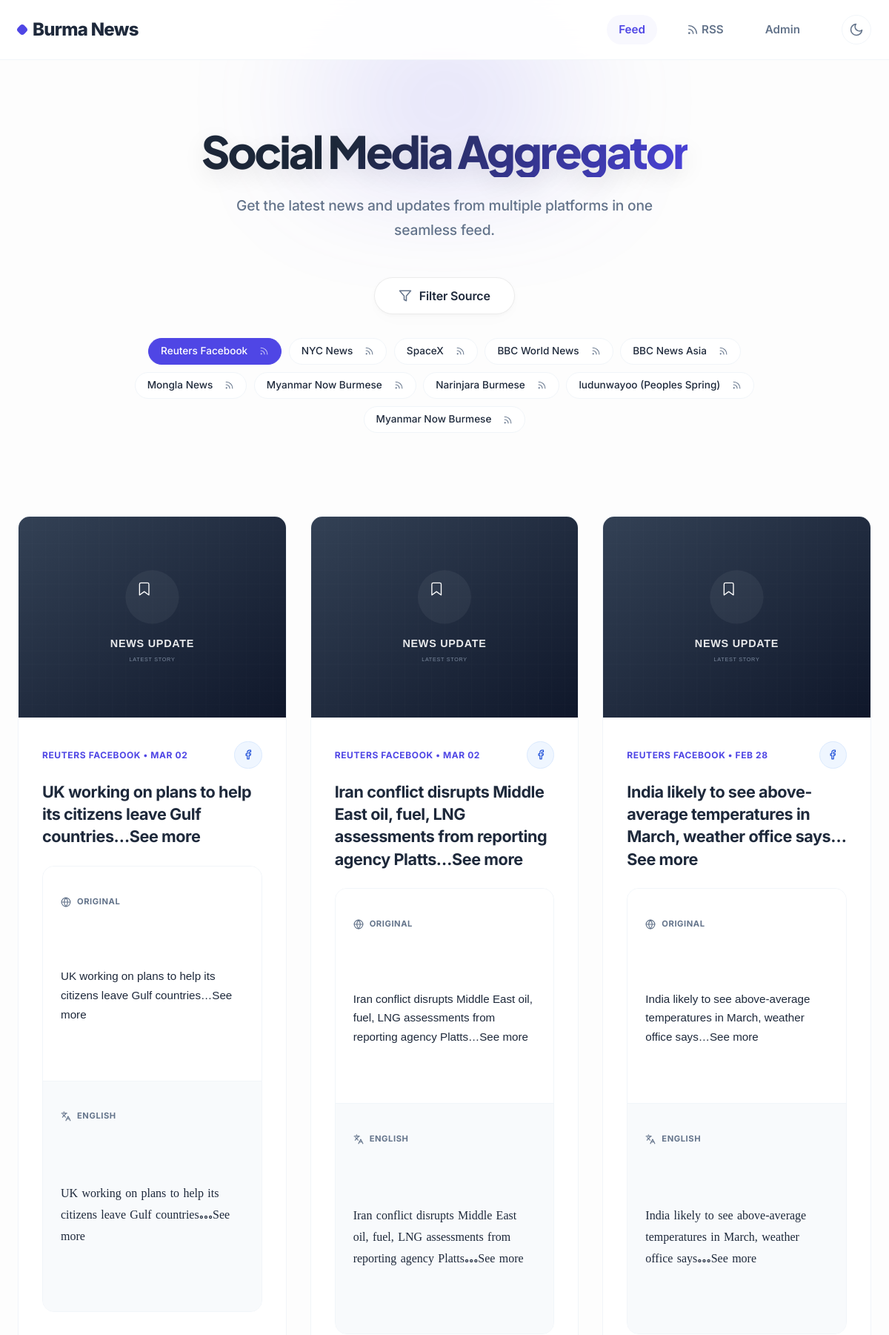
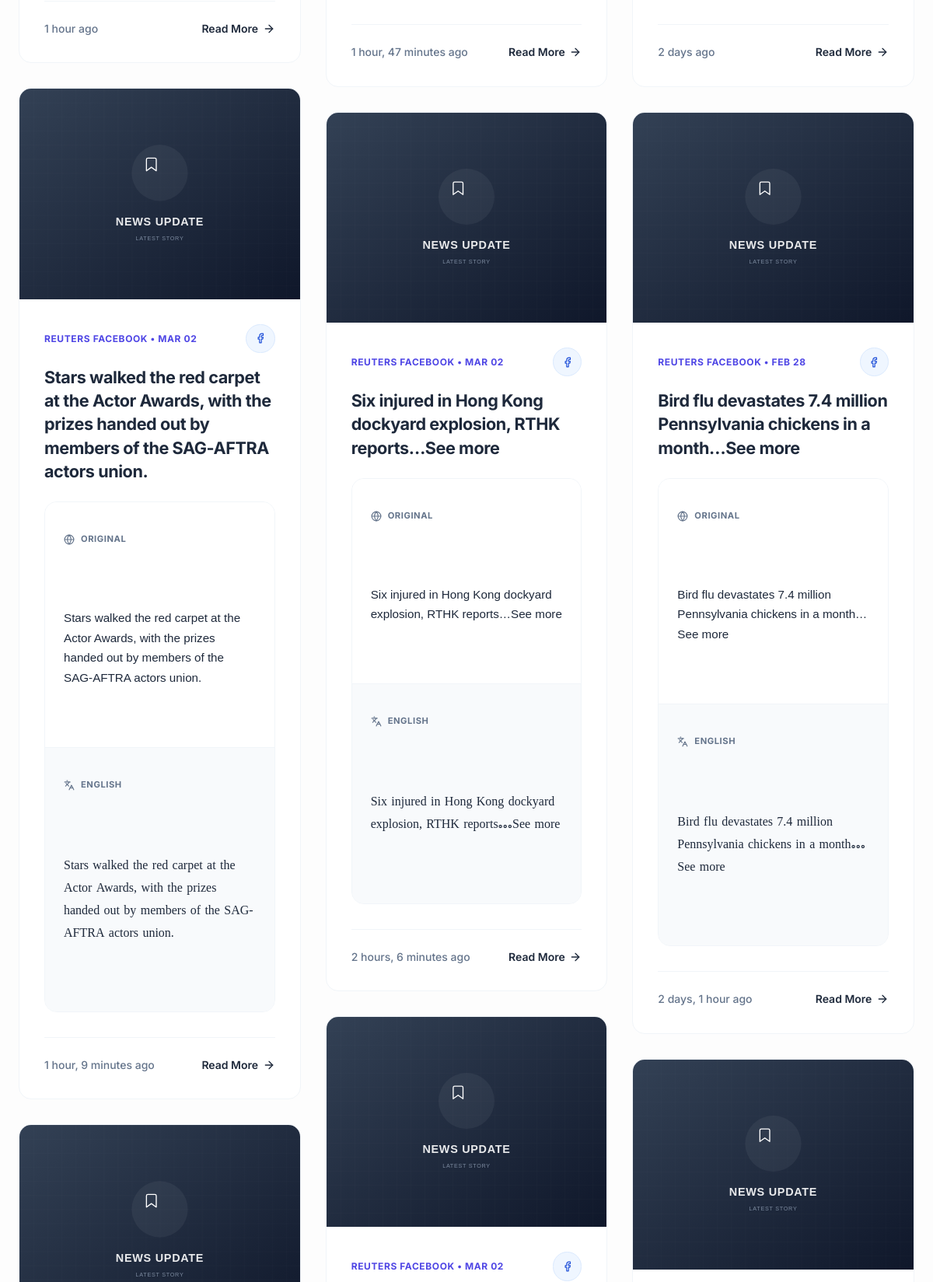
Screenshot of /?source=4 (upper part) with the database file from the repository (2 pictures, top to bottom).
### aggregator/models.py (models this page shows, shortened)
class Source(models.Model):
    SOURCE_TYPES = [
        ('RSS', 'RSS'),
        ('FACEBOOK', 'Facebook'),
        ('TWITTER', 'X'),
        ('TELEGRAM', 'Telegram'),
    ]
    name = models.CharField(max_length=200)
    url = models.URLField(help_text="URL of the specific feed or page source")
    source_type = models.CharField(max_length=20, choices=SOURCE_TYPES, default='RSS')
    is_active = models.BooleanField(default=True)
    icon_url = models.URLField(blank=True, null=True, help_text="Optional icon URL")

class Post(models.Model):
    source = models.ForeignKey(Source, on_delete=models.CASCADE, related_name='posts')
    title = models.CharField(max_length=500)
    original_content = models.TextField()
    translated_content = models.TextField(blank=True, null=True)
    url = models.URLField(unique=True)
    image_url = models.URLField(max_length=500, blank=True, null=True)
    published_date = models.DateTimeField()
    created_at = models.DateTimeField(auto_now_add=True)
    @property
    def display_image_url(self):
        if self.image_url:
            return self.image_url
        import re
        img_match = re.search(r'<img [^>]*src="([^"]+)"', self.original_content)
        if img_match:
            return img_match.group(1)
        from django.templatetags.static import static
        if self.source.source_type == 'FACEBOOK':
            return '/static/aggregator/images/placeholder_social.svg'
        elif self.source.source_type == 'TWITTER':
            return '/static/aggregator/images/placeholder_twitter.svg'
        elif self.source.source_type == 'TELEGRAM':
            return '/static/aggregator/images/placeholder_telegram.svg'
        else:
            return '/static/aggregator/images/placeholder_news.svg'
    class Meta:
        ordering = ['-published_date']

### aggregator/views.py (the view)
# urls.py: path('', views.index, name='index'),
def index(request):
    source_id = request.GET.get('source')
    source_type = request.GET.get('type')
    posts_list = Post.objects.all()
    if source_id:
        posts_list = posts_list.filter(source__id=source_id)
    if source_type:
        posts_list = posts_list.filter(source__source_type=source_type)
    paginator = Paginator(posts_list, 20) # Show 20 contacts per page.
    page_number = request.GET.get('page')
    page_obj = paginator.get_page(page_number)
    custom_range = paginator.get_elided_page_range(page_obj.number, on_each_side=2, on_ends=1)
    sources = Source.objects.filter(is_active=True)
    return render(request, 'aggregator/index.html', {
        'page_obj': page_obj,
        'custom_range': custom_range,
        'sources': sources,
        'current_source_type': source_type
    })

### aggregator/templates/aggregator/index.html (shortened to what this page needs)
{% extends 'aggregator/base.html' %}
{% block content %}
<div class="feed-header-wrapper">
    <div class="feed-header-bg-glow"></div>
    <h1 class="feed-title">Social Media Aggregator</h1>
    <p class="feed-subtitle">Get the latest news and updates from multiple platforms in one seamless feed.</p>
    <div class="premium-filter-container">
        <button class="premium-btn" onclick="document.getElementById('filterDropdown').classList.toggle('show')">
            <svg xmlns="http://www.w3.org/2000/svg" width="18" height="18" viewBox="0 0 24 24" fill="none"
                stroke="currentColor" stroke-width="2" stroke-linecap="round" stroke-linejoin="round">
                <polygon points="22 3 2 3 10 12.46 10 19 14 21 14 12.46 22 3" />
            </svg>
            <span>Filter Source</span>
        </button>
    </div>
    <div class="source-tags-container">
        {% for source in sources %}
        <div class="source-tag {% if request.GET.source|add:'0' == source.id %}active{% endif %}">
            <a href="?source={{ source.id }}" class="source-tag-name">
                {{ source.name }}
            </a>
            <button class="source-tag-rss"
                onclick="copySourceRss('{{ request.scheme }}://{{ request.get_host }}/feed/rss?source={{ source.id }}&format=xml', this)"
                title="Copy RSS" aria-label="Copy RSS">
                <svg xmlns="http://www.w3.org/2000/svg" width="13" height="13" viewBox="0 0 24 24" fill="none"
                    stroke="currentColor" stroke-width="2" stroke-linecap="round" stroke-linejoin="round">
                    <path d="M4 11a9 9 0 0 1 9 9" />
                    <path d="M4 4a16 16 0 0 1 16 16" />
                    <circle cx="5" cy="19" r="1" />
                </svg>
            </button>
        </div>
        {% endfor %}
    </div>
</div>
<div class="feed-grid">
    {% for post in page_obj %}
    <article class="news-card">
        <div class="card-image-container">
            <img src="{{ post.display_image_url }}" alt="" class="card-image" loading="lazy"
                onerror="this.onerror=null; this.src='/static/aggregator/images/placeholder_news.svg';">
        </div>
        <div class="card-content">
            <div class="source-badge">
                <div class="source-info">
                    <span class="source-text">{{ post.source.name }} • {{ post.published_date|date:"M d" }}</span>
                </div>
                <span class="source-type-tag {{ post.source.source_type|lower }}"
                    title="{{ post.source.get_source_type_display }}">
                    {% if post.source.source_type == 'RSS' %}
                    <svg xmlns="http://www.w3.org/2000/svg" width="14" height="14" viewBox="0 0 24 24" fill="none"
                        stroke="currentColor" stroke-width="2" stroke-linecap="round" stroke-linejoin="round">
                        <path d="M4 11a9 9 0 0 1 9 9" />
                        <path d="M4 4a16 16 0 0 1 16 16" />
                        <circle cx="5" cy="19" r="1" />
                    </svg>
                    {% elif post.source.source_type == 'FACEBOOK' %}
                    <svg xmlns="http://www.w3.org/2000/svg" width="14" height="14" viewBox="0 0 24 24" fill="none"
                        stroke="currentColor" stroke-width="2" stroke-linecap="round" stroke-linejoin="round">
                        <path d="M18 2h-3a5 5 0 0 0-5 5v3H7v4h3v8h4v-8h3l1-4h-4V7a1 1 0 0 1 1-1h3z" />
                    </svg>
                    {% else %}
                    {{ post.source.get_source_type_display }}
                    {% endif %}
                </span>
            </div>
            <h2 class="card-title">
                <a href="{{ post.url }}" target="_blank">
                    {{ post.title }}
                </a>
            </h2>
            <div class="card-excerpt">
                <div class="content-stack">
                    <div class="content-block original">
                        <h4>
                            Original
                        </h4>
                        <div class="content-text" style="font-family: 'Namkhone', 'Pyidaungsu', sans-serif;">
                            {{ post.original_content|linebreaks }}
                        </div>
                    </div>
                    {% if post.translated_content %}
                    <div class="content-block translated">
                        <h4>
                            English
                        </h4>
                        <div class="content-text">
                            {{ post.translated_content|linebreaks }}
                        </div>
                    </div>
                    {% endif %}
                </div>
            </div>
            <div class="card-footer">
                <span>{{ post.published_date|timesince }} ago</span>
                <a href="{{ post.url }}" target="_blank" class="read-more">
                    Read More
                    <svg xmlns="http://www.w3.org/2000/svg" width="16" height="16" viewBox="0 0 24 24" fill="none"
                        stroke="currentColor" stroke-width="2" stroke-linecap="round" stroke-linejoin="round">
                        <path d="M5 12h14" />
                        <path d="m12 5 7 7-7 7" />
                    </svg>
                </a>
            </div>
        </div>
    </article>
    {% endfor %}
</div>
{% endblock %}

### aggregator/static/aggregator/styles.css (style rules this page uses)
:root { --primary: #4f46e5; --primary-hover: #4338ca; --background: #fdfdfd; --surface: #ffffff; --text-main: #1e293b; --text-secondary: #64748b; --border: #f1f5f9; --border-hover: #e2e8f0; --shadow-sm: 0 1px 3px 0 rgb(0 0 0 / 0.02), 0 1px 2px -1px rgb(0 0 0 / 0.02); --shadow-md: 0 10px 15px -3px rgb(0 0 0 / 0.03), 0 4px 6px -4px rgb(0 0 0 / 0.03); --shadow-lg: 0 20px 25px -5px rgb(0 0 0 / 0.05), 0 8px 10px -6px rgb(0 0 0 / 0.01); --radius: 1rem; --font-sans: 'Inter', system-ui, -apple-system, sans-serif; --font-serif: 'Noto Serif Myanmar', serif; }
body { font-family: var(--font-sans); background-color: var(--background); color: var(--text-main); line-height: 1.6; margin: 0; min-height: 100vh; }
.feed-title { font-size: 3rem; font-weight: 800; color: var(--text-main); margin-bottom: 1.5rem; letter-spacing: -0.04em; line-height: 1.1; }
.feed-grid { column-count: 3; column-gap: 2rem; padding-bottom: 6rem; }
.news-card { background: var(--surface); border-radius: var(--radius); border: 1px solid var(--border); overflow: hidden; transition: all 0.4s cubic-bezier(0.25, 1, 0.5, 1); display: flex; flex-direction: column; break-inside: avoid; margin-bottom: 2rem; height: auto; }
.card-image { width: 100%; height: auto; display: block; background: #f1f5f9; }
.card-content { padding: 2rem; flex: 1; display: flex; flex-direction: column; }
.source-badge { display: flex; justify-content: space-between; align-items: center; width: 100%; font-size: 0.75rem; font-weight: 700; color: var(--primary); margin-bottom: 1rem; text-transform: uppercase; letter-spacing: 0.05em; }
.source-info { display: flex; align-items: center; gap: 0.5rem; min-width: 0; flex: 1; }
.source-text { white-space: nowrap; overflow: hidden; text-overflow: ellipsis; min-width: 0; }
.source-type-tag { font-size: 0.65rem; padding: 0.35rem; border-radius: 50%; font-weight: 700; letter-spacing: 0.02em; border: 1px solid transparent; transition: all 0.2s cubic-bezier(0.4, 0, 0.2, 1); cursor: default; flex-shrink: 0; margin-left: 0.5rem; display: inline-flex; align-items: center; justify-content: center; min-width: 24px; height: 24px; }
.source-type-tag.facebook { background-color: #eff6ff; color: #1d4ed8; border-color: #dbeafe; }
.card-title { font-size: 1.35rem; font-weight: 700; color: var(--text-main); margin: 0 0 1.5rem; line-height: 1.4; letter-spacing: -0.02em; }
.card-title a { color: inherit; text-decoration: none; transition: color 0.2s; }
.content-stack { border: 1px solid var(--border) !important; }
.content-block.translated .content-text { font-family: var(--font-serif) !important; font-size: 1rem !important; line-height: 1.8 !important; }
.card-excerpt { margin-bottom: 2rem; flex: 1; overflow: visible; }
.card-footer { display: flex; justify-content: space-between; align-items: center; border-top: 1px solid var(--border); padding-top: 1.5rem; margin-top: auto; font-size: 0.875rem; color: var(--text-secondary); font-weight: 500; }
.read-more { color: var(--text-main); font-weight: 600; text-decoration: none; display: inline-flex; align-items: center; gap: 0.35rem; transition: all 0.2s; }

### rows the page displays
Source: name "Reuters Facebook"
Source: name "NYC News"
Source: name "SpaceX"
Source: name "BBC World News"
Source: name "BBC News Asia"
Source: name "Mongla News"
Source: name "Myanmar Now Burmese"
Source: name "Narinjara Burmese"
Source: name "ludunwayoo (Peoples Spring)"
Source: name "Myanmar Now Burmese"
Post: source.name "REUTERS FACEBOOK", published_date "MAR 02", title "UK working on plans to help its citizens leave Gulf countries…See more", original_content "UK working on plans to help its citizens leave Gulf countries…See more", translated_content "UK working on plans to help its citizens leave Gulf countries…See more", published_date "1 hour"
Post: source.name "REUTERS FACEBOOK", published_date "MAR 02", title "Stars walked the red carpet at the Actor Awards, with the prizes handed out by members of the SAG-AFTRA actors union.", original_content "Stars walked the red carpet at the Actor Awards, with the prizes handed out by members of the SAG-AFTRA actors union.", translated_content "Stars walked the red carpet at the Actor Awards, with the prizes handed out by members of the SAG-AFTRA actors union.", published_date "1 hour, 9 minutes"
Post: source.name "REUTERS FACEBOOK", published_date "MAR 02", title "Iran conflict disrupts Middle East oil, fuel, LNG assessments from reporting agency Platts…See more", original_content "Iran conflict disrupts Middle East oil, fuel, LNG assessments from reporting agency Platts…See more", translated_content "Iran conflict disrupts Middle East oil, fuel, LNG assessments from reporting agency Platts…See more", published_date "1 hour, 47 minutes"
Post: source.name "REUTERS FACEBOOK", published_date "MAR 02", title "Six injured in Hong Kong dockyard explosion, RTHK reports…See more", original_content "Six injured in Hong Kong dockyard explosion, RTHK reports…See more", translated_content "Six injured in Hong Kong dockyard explosion, RTHK reports…See more", published_date "2 hours, 6 minutes"
Post: source.name "REUTERS FACEBOOK", published_date "MAR 02"
Post: source.name "REUTERS FACEBOOK", published_date "FEB 28", title "India likely to see above-average temperatures in March, weather office says…See more", original_content "India likely to see above-average temperatures in March, weather office says…See more", translated_content "India likely to see above-average temperatures in March, weather office says…See more", published_date "2 days"
Post: source.name "REUTERS FACEBOOK", published_date "FEB 28", title "Bird flu devastates 7.4 million Pennsylvania chickens in a month…See more", original_content "Bird flu devastates 7.4 million Pennsylvania chickens in a month…See more", translated_content "Bird flu devastates 7.4 million Pennsylvania chickens in a month…See more", published_date "2 days, 1 hour"
